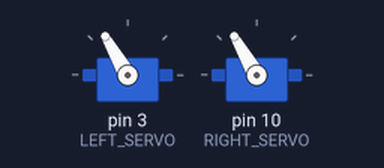
Simulated run of this sketch. Board: Arduino Uno, built with avr-gcc and run on an emulated ATmega328P. Shown: 2 × servo.

Above: at 0.05 s.
Timing chart, 0 to 3.0 s (numbered marks = the images above):
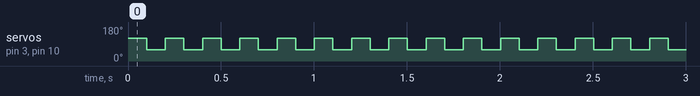

The sketch:

servo_test_v2.ino
```cpp
#include <Arduino.h>
#include <SPI.h>
#include <Servo.h>
#include <nRF24L01.h>
#include <RF24.h>

#define X A0
#define Y A1
#define Z 2
Servo LEFT_SERVO;
Servo RIGHT_SERVO;

void setup() {

    Serial.begin(9600);
    LEFT_SERVO.attach(3);
    RIGHT_SERVO.attach(10);
    LEFT_SERVO.write(get_angle(0));
    RIGHT_SERVO.write(get_angle(0));
}

void loop() {
    //analogWrite(LEFT_SERVO, 255);
    LEFT_SERVO.write(get_angle(30));
    RIGHT_SERVO.write(get_angle(30));
    delay(100);

    //analogWrite(LEFT_SERVO, 255);
    LEFT_SERVO.write(get_angle(-30));
    RIGHT_SERVO.write(get_angle(-30));
    delay(100);

}

int get_angle (int displacement) {
    if (displacement < -90) {displacement = -90;}
    else if (displacement > 90) {displacement = 90;}

    return 90 + displacement;
}
```

Measured:
- by itself, servo on pin 3 (LEFT_SERVO), servo on pin 10 (RIGHT_SERVO): alternates 120° for 0.10 s and 60° for 0.10 s
